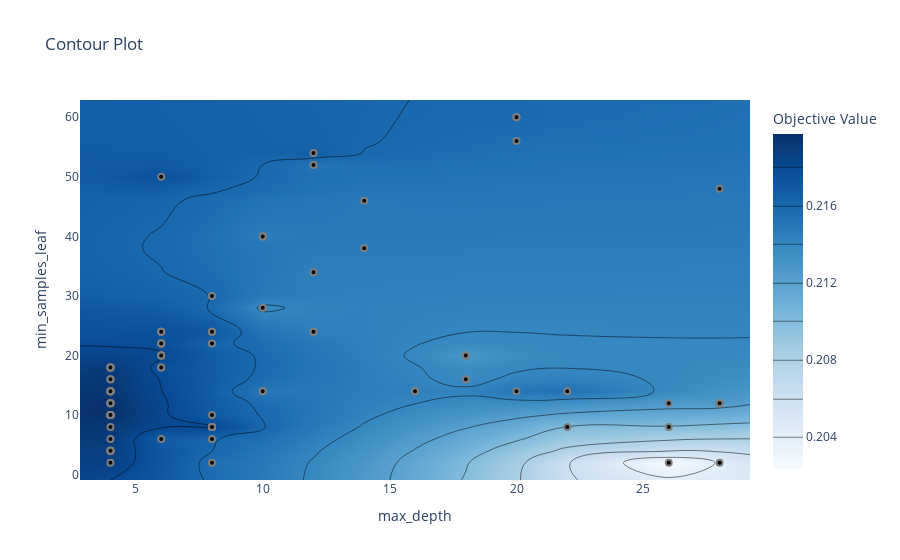

This figure's notebook cell:
### Code cell
optuna.visualization.plot_contour(study)

### Figure 1 — Plotly figure (JSON) as saved in the notebook; plotly's stock layout.template omitted (floating-point values rounded to 4 significant figures; data arrays with more than 128 entries replaced by an {"elided": "..."} marker saying what was removed)
{"data": [{"colorbar": {"title": {"text": "Objective Value"}}, "colorscale": [[0, "rgb(247,251,255)"], [0.125, "rgb(222,235,247)"], [0.25, "rgb(198,219,239)"], [0.375, "rgb(158,202,225)"], [0.5, "rgb(107,174,214)"], [0.625, "rgb(66,146,198)"], [0.75, "rgb(33,113,181)"], [0.875, "rgb(8,81,156)"], [1, "rgb(8,48,107)"]], "connectgaps": true, "contours": {"coloring": "heatmap"}, "hoverinfo": "none", "line": {"smoothing": 1.3}, "reversescale": false, "type": "contour", "x": [2.8, 4, 6, 8, 10, 12, 14, 16, 18, 20, 22, 26, 28, 29.2], "y": [-0.9, 2, 4, 6, 8, 10, 12, 14, 16, 18, 20, 22, 24, 28, 30, 34, 38, 40, 46, 48, 50, 52, 54, 56, 60, 62.9], "z": {"elided": "26x14 float values"}}, {"marker": {"color": "black", "line": {"color": "Gray", "width": 2}}, "mode": "markers", "name": "Feasible Trial", "showlegend": false, "type": "scatter", "x": [20, 6, 18, 6, 20, 18, 12, 10, 18, 12, 14, 10, 26, 12, 20, 8, 14, 8, 10, 8, 12, 4, 4, 4, 26, 28, 28, 28, 28, 4, 28, 26, 28, 28, 28, 4, 4, 4, 4, 4, 4, 4, 4, 4, 4, 4, 4, 4, 6, 6, 6, 6, 6, 6, 6, 6, 6, 6, 6, 6, 6, 8, 8, 8, 8, 8, 8, 8, 8, 8, 8, 8, 8, 8, 22, 16, 16, 20, 10, 22, 10, 22, 4, 4, 4, 4, 4, 4, 4, 4, 4, 4, 4, 4, 4, 4, 4, 4, 4, 4], "y": [60, 6, 20, 50, 60, 20, 54, 40, 16, 34, 38, 40, 8, 24, 56, 6, 46, 30, 28, 2, 52, 2, 4, 6, 2, 48, 12, 12, 12, 12, 12, 12, 2, 12, 12, 14, 12, 14, 12, 12, 12, 16, 18, 8, 18, 18, 18, 18, 18, 18, 20, 20, 24, 20, 20, 22, 22, 22, 24, 24, 22, 22, 24, 10, 8, 24, 8, 8, 8, 8, 8, 8, 8, 8, 8, 14, 14, 14, 14, 14, 14, 14, 16, 4, 14, 14, 14, 14, 4, 4, 4, 10, 10, 10, 10, 10, 10, 10, 10, 10]}, {"marker": {"color": "#cccccc", "line": {"color": "Gray", "width": 2}}, "mode": "markers", "name": "Infeasible Trial", "showlegend": false, "type": "scatter", "x": [], "y": []}], "layout": {"title": {"text": "Contour Plot"}, "xaxis": {"range": [2.8, 29.2], "title": {"text": "max_depth"}}, "yaxis": {"range": [-0.9, 62.9], "title": {"text": "min_samples_leaf"}}}}
